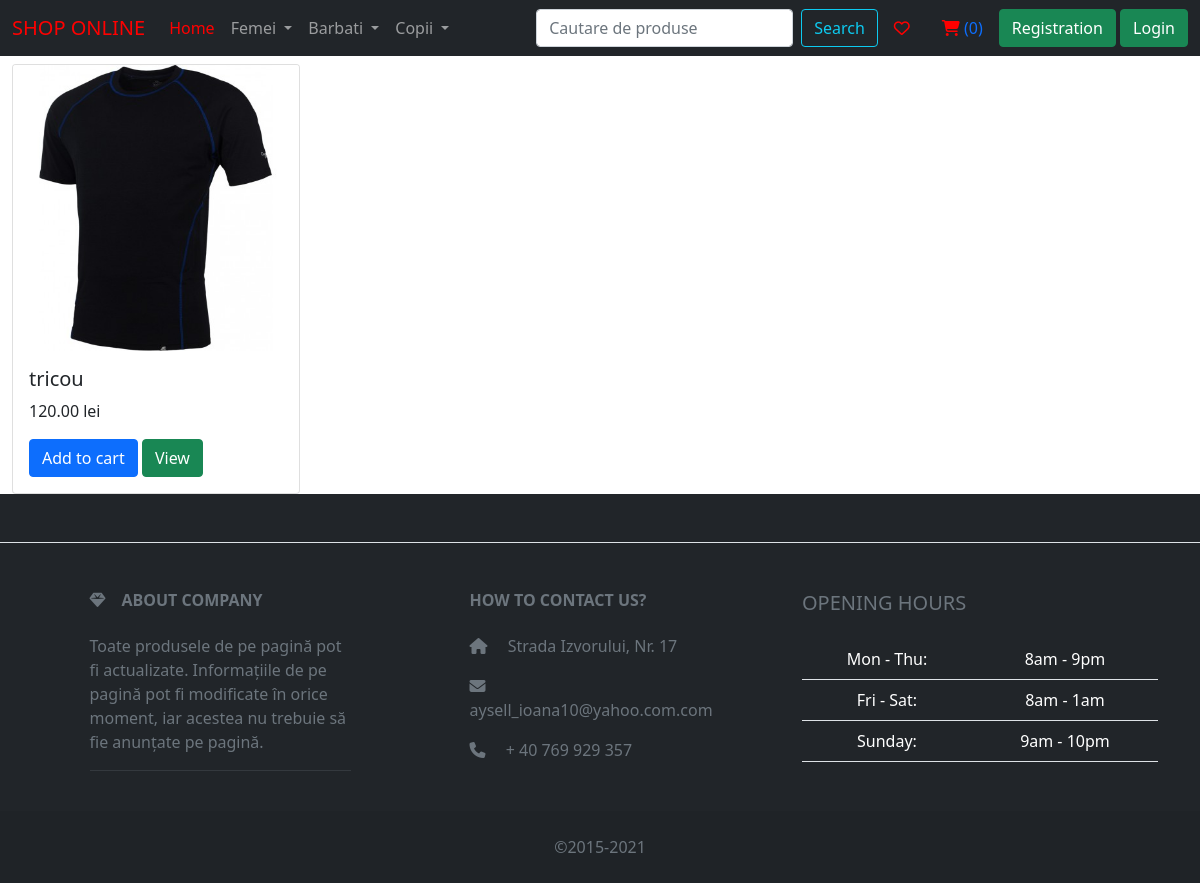
Screenshot of /search with the database file from the repository.
### shop/models.py (models this page shows, shortened)
class Category(models.Model):
    name = models.CharField(max_length=30)
    parent_category = models.ForeignKey("self", on_delete=models.CASCADE, null=True, blank=True)

class Product(models.Model):
    name = models.CharField(max_length=255)
    price = models.DecimalField(max_digits=10, decimal_places=2)
    image = models.ImageField(upload_to='static/product')
    category = models.ForeignKey(Category, on_delete=models.CASCADE)

### shop/views.py (the view)
# urls.py: path('search', views.search_view, name='search'),
def search_view(request):
    search_query = request.GET.get('search_query', '')
    products = Product.objects.filter(name__icontains=search_query)
    return render(request, 'category_details.html', {'products':products})

### shop/context_processor.py (called while the page is built)
def provide_navbar_data(request):
    main_categorys = Category.objects.filter(parent_category=None)
    all_categorys = Category.objects.all()
    if request.user.is_authenticated:
        open_cart = get_open_cart(request)
        cart_items = CartItem.objects.filter(cart=open_cart)
        cart_item_count = cart_items.count()
    else:
        cart_item_count = 0
    return {"main_categorys": main_categorys, "all_categorys": all_categorys, 'cart_item_count': cart_item_count}

### templates/category_details.html (shortened to what this page needs)
{% extends 'base_shop.html' %}
{% block content %}
    {% for product in products %}
        <div class="card" style="width: 18rem;">
            {% if product.image %}
                <img src="{{ product.image.url }}" class="card-img-top" alt="{{ product.name }} ">
            {% endif %}
            <div class="card-body">
                <h5 class="card-title">{{ product.name }}</h5>
                <p class="card-text">{{ product.price }} lei</p>
                <form method="post" action="{% url 'add_product_to_cart' %}">
                    <button class="btn btn-primary" type="submit">Add to cart</button>
                     <a class="btn btn-success" href="{% url 'product_details' product.id %}">View</a>
                </form>
            </div>
        </div>
    {% endfor %}
{% endblock %}

### templates/base_shop.html (shortened to what this page needs)
<!doctype html>
<html lang="en">
<head>
    <link href="https://cdn.jsdelivr.net/npm/bootstrap@5.0.2/dist/css/bootstrap.min.css" rel="stylesheet"
>
</head>
<body>
<nav class="navbar navbar-expand-lg navbar-dark bg-dark">
    <div class="container-fluid">
        <div class="collapse navbar-collapse" id="navbarTogglerDemo01">
            <a class="navbar-brand" style="color:red" href="#">SHOP ONLINE</a>
            <ul class="navbar-nav me-auto mb-2 mb-lg-0">
                <li class="nav-item">
                    <a class="nav-link active" aria-current="page" href="{% url 'index' %}" style="color: red">Home</a>
                </li>
                {% for main_category in main_categorys %}
                    <li class="nav-item dropdown">
                        <a class="nav-link dropdown-toggle" href="#" id="navbarDropdown" role="button"
                           data-bs-toggle="dropdown" aria-expanded="false">
                            {{ main_category.name }}
                        </a>
                    </li>
                {% endfor %}
            </ul>
            <form class="d-flex" action="{% url 'search' %}">
                <input class="form-control me-2" type="search" placeholder="Cautare de produse" name="search_query" aria-label="Search">
                <button class="btn btn-outline-info" type="submit">Search</button>
            </form>
        <a class="nav-link " href="{% url 'wishlist' %}"><i class="far fa-heart"
                                                                 style="color:red"></i></a>
            <a class="nav-link " href="{% url 'open_cart' %}"><i class="fas fa-shopping-cart"
                                                                 style="color:red"></i> ({{ cart_item_count }})</a>
        <div>
            {% if request.user.is_authenticated %}
            {% else %}
                <a class="btn btn-success" href="{% url 'registration' %}">Registration</a>
                <a class="btn btn-success" href="{% url 'login' %}">Login</a>
            {% endif %}
        </div>
    </div>
    </div>
</nav>
<div class="container-fluid">
    {% block content %}
    {% endblock %}
</div>
<footer class="text-center text-lg-start bg-dark text-muted">
    <section
            class="d-flex justify-content-center justify-content-lg-between p-4 border-bottom"
    >
    </section>
    <section class="">
        <div class="container text-center text-md-start mt-5">
            <div class="row mt-3">
                <div class="col-md-3 col-lg-4 col-xl-3 mx-auto mb-4">
                    <h6 class="text-uppercase fw-bold mb-4">
                        <i class="fas fa-gem me-3"></i>ABOUT COMPANY
                    </h6>
                    <p>
                        Toate produsele de pe pagină pot fi actualizate. Informațiile de pe pagină pot fi modificate în
                        orice moment, iar acestea nu trebuie să fie anunțate pe pagină.
                    <hr>
                    </p>
                </div>
                <div class="col-md-4 col-lg-3 col-xl-3 mx-auto mb-md-0 mb-4">
                    <h6 class="text-uppercase fw-bold mb-4">
                        HOW TO CONTACT US?
                    </h6>
                    <p><i class="fas fa-home me-3"></i> Strada Izvorului, Nr. 17</p>
                    <p>
                        <i class="fas fa-envelope me-3"></i>
                        aysell_ioana10@yahoo.com.com
                    </p>
                    <p><i class="fas fa-phone me-3"></i> + 40 769 929 357</p>
                </div>
                <div class="col-lg-4 col-md-6 mb-4 mb-md-0">
                    <h5 class="text-uppercase mb-4">Opening hours</h5>
                    <table class="table text-center text-white">
                        <tbody class="font-weight-normal">
                        <tr>
                            <td>Mon - Thu:</td>
                            <td>8am - 9pm</td>
                        </tr>
                        <tr>
                            <td>Fri - Sat:</td>
                            <td>8am - 1am</td>
                        </tr>
                        <tr>
                            <td>Sunday:</td>
                            <td>9am - 10pm</td>
                        </tr>
                        </tbody>
                    </table>
                </div>
            </div>
        </div>
    </section>
    <div class="text-center p-4" style="background-color: rgba(0, 0, 0, 0.05);">
        ©2015-2021
    </div>
</footer>
</body>
</html>

### rows the page displays
Category: name "Femei"
Category: name "Barbati"
Category: name "Copii"
Product: image (picture), name "tricou", price "120.00"

### other values shown
{{ cart_item_count }} "0"
